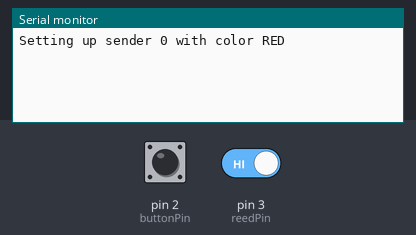
Recording of a sketch running on a simulated Arduino Uno, built with avr-gcc and run on an emulated ATmega328P. Parts: the last lines printed to the serial monitor. The test bench sets the inputs (shaded band); at power-on: pin 2 (buttonPin) HIGH, pin 3 (reedPin) HIGH. No radio packets arrive unless stated.

Above: at 1.2 s.
1.3 s: pin 2 (buttonPin) pulled LOW for 1 s
At 2.9 s:
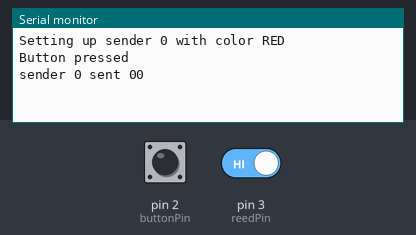
3.8 s: pin 3 (reedPin) driven LOW
At 4.2 s:
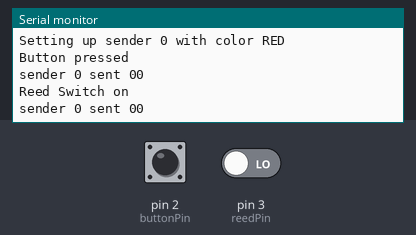

Measured:
- after the input at 1.3 s, the serial monitor: prints a new line after 1.0 s (image 1)
- after the input at 3.8 s, the serial monitor: prints a new line at once (image 2)

The sketch:

sender.ino
```cpp
//Include Libraries
#include <SPI.h>
#include <nRF24L01.h>
#include <RF24.h>
// #include <TFT_eSPI.h>
#include <MFRC522.h>  //include the RFID reader library

#define RFID_SS_PIN 4  //slave select pin
#define RFID_RST_PIN 3  //reset pin
// create an MFRC522 object
MFRC522 mfrc522(RFID_SS_PIN, RFID_RST_PIN);  // instatiate a MFRC522 reader object.
MFRC522::MIFARE_Key key;          //create a MIFARE_Key struct named 'key', which will hold the card information
int block=60;
byte readbackblock[18];
char team_and_color[15];


//create an RF24 object
RF24 radio(9, 8);  // CE, CSN

// constants that are sender specific:
const int senderID = 0;

const int buttonPin = 2;     // the number of the pushbutton pin
const int reedPin = 3;
const int ledPin =  13;      // the number of the LED pin

// {RED: 0, GREEN: 1, BLUE: , YELLOW: 3}
const int color = 0;
const char* colorArray[] = {"RED", "GREEN", "BLUE", "YELLOW"};

// variables & state
int state = 0;
int buttonState;
int switchState;


//address through which two modules communicate.
const byte address[6] = "00001";

enum button_state {S0, S1, S2, S3, S4};
class Button {
  // BUTTON CLASS (from Exercise 04 "A Classy Button")
  public:
  uint32_t S2_start_time;
  uint32_t button_change_time;
  uint32_t debounce_duration;
  uint32_t long_press_duration;
  uint8_t pin;
  uint8_t flag;
  uint8_t button_pressed;
  button_state state; // This is public for the sake of convenience
  Button(int p) {
  flag = 0;
    state = S0;
    pin = p;
    S2_start_time = millis(); //init
    button_change_time = millis(); //init
    debounce_duration = 10;
    long_press_duration = 1000;
    button_pressed = 0;
  }
  void read() {
    uint8_t button_val = digitalRead(pin);
    button_pressed = !button_val; //invert button
  }
  int update() {
    int flag_place = 0;
    read();
    flag = 0;
    //your code here!<------!!!!
    switch(state){
      case S0:
        if(button_pressed){
          state = S1;
          button_change_time = millis();
        }
        break;

      case S1:
        if (!button_pressed){
          state = S0;
          button_change_time = millis();
        }
        else{
          if (millis() - button_change_time >= debounce_duration){
            state = S2;
            S2_start_time = millis();
          }
        }
        break;

      case S2:
        flag_place = 1;
        if (!button_pressed){
          state = S4;
          button_change_time = millis();
        }
        else{
          if (millis() - S2_start_time >= long_press_duration){
            state = S3;
          }
        }
        break;

      case S3:
        flag_place = 2;
        if (!button_pressed){
          state = S4;
          button_change_time = millis();
        }
        break;

      case S4:
        if (button_pressed){
          if (millis() - S2_start_time < long_press_duration){
            state = S2;
            button_change_time = millis();
            flag_place = 1;

          }
          else{
            state = S3;
            button_change_time = millis();
            flag_place = 2;

          }
        }
        else{
          if (millis() - button_change_time >= debounce_duration){
            if (millis() - S2_start_time < long_press_duration){
              flag = 1;
            }
            else if (millis() - S2_start_time >= long_press_duration){
              flag = 2;
            }
            state = S0;
          }
        }
        break;

    }
    return flag;
  }
};
Button button(2);
void setup() {
  Serial.begin(115200);
  char buff[100];
  sprintf(buff, "Setting up sender %d with color %s", senderID, colorArray[color]);
  Serial.println(buff);
  // Serial.printf("Setting up sender %d with color $s", senderID, colorArray[color]);
  radio.begin();

  //set the address
  radio.openWritingPipe(address);

  //Set module as transmitter
  radio.stopListening();

  // initialize the LED pin as an output:
 // pinMode(ledPin, OUTPUT);
  // initialize the pushbutton pin as an input:
  pinMode(buttonPin, INPUT_PULLUP);

  pinMode(reedPin, INPUT_PULLUP);

  // gamestate
  state = 0;

//  switchState = HIGH;

}

void loop() {
  // put your main code here, to run repeatedly:
  // turn LED on:
  // digitalWrite(ledPin, HIGH);

  int buttonState = button.update();

   switchState = digitalRead(reedPin);

//  char buff[50];
//  sprintf(buff, "switchState %d buttonState %d", switchState, buttonState);
//  Serial.println(buff);

  buttonState = button.update();

  // normal state
  if (state == 0) {
    if (buttonState == 1 || buttonState == 2) {
      Serial.println("Button pressed");
      state = 1;
    }
    if (switchState == LOW){
      Serial.println("Reed Switch on");
      state = 1;
    }
  }
  // send state
  else if (state == 1) {
    char text[10];
    sprintf(text, "%d%d", senderID, color);
    radio.write(&text, sizeof(text));
    char buff[50];
    sprintf(buff, "sender %d sent %s", senderID, text);
    Serial.println(buff);
    state = 0;
    delay(500);

  }
}
```
